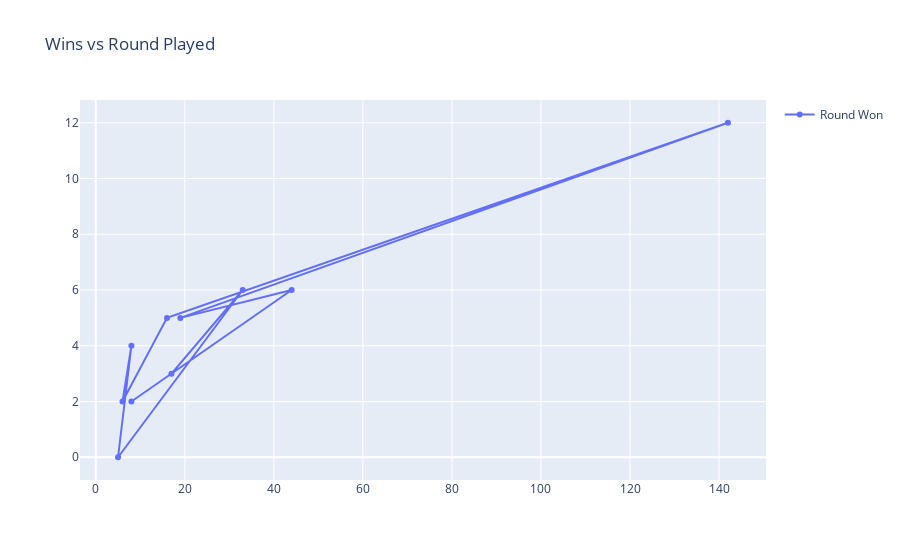

Write notebook code for a chart like this one.
### Code cell
trace = go.Scatter(x = df_new_pubg['solo_RoundsPlayed'],y=df_new_pubg['solo_Wins'],
                  name='Round Won'
                  )

layout = go.Layout(title='Wins vs Round Played',showlegend=True)

fig = go.Figure(data=[trace],layout = layout)
iplot(fig)

### Figure 1 — Plotly figure (JSON) as saved in the notebook; plotly's stock layout.template omitted (floating-point values rounded to 4 significant figures)
{"data": [{"name": "Round Won", "type": "scatter", "x": [17, 33, 5, 8, 6, 16, 142, 19, 44, 8], "y": [3, 6, 0, 4, 2, 5, 12, 5, 6, 2]}], "layout": {"showlegend": true, "title": {"text": "Wins vs Round Played"}}}
